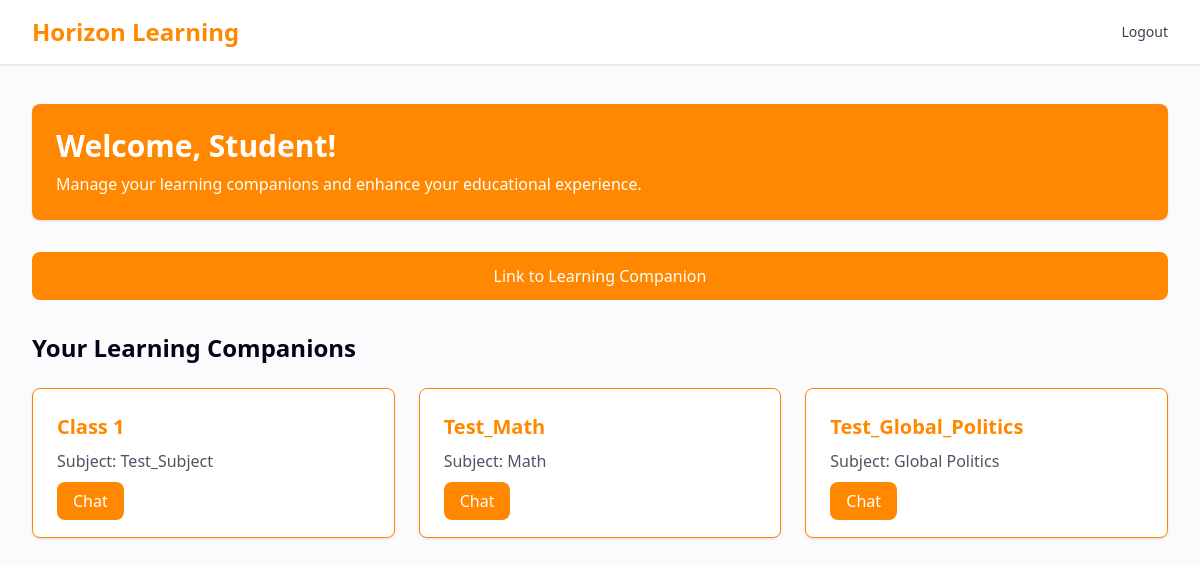
The app's page /student/dashboard (signed in) with its own data.
### app/models.py (models this page shows, shortened)
class User(db.Model, UserMixin):
    id = db.Column(db.Integer, primary_key=True)
    name = db.Column(db.String(64), nullable=False)
    email = db.Column(db.String(120), unique=True, nullable=False)
    password_hash = db.Column(db.String(128), nullable=False)
    role = db.Column(db.String(10), nullable=False)  # 'admin', 'teacher', 'student'
    school_name = db.Column(db.String(128), nullable=True)
    learning_companions = db.relationship('LearningCompanion', backref='teacher', lazy=True)
    class_code = db.Column(db.String(10), nullable=True)
    learning_companions = db.relationship('LearningCompanion', secondary=student_learning_companion, backref='students')
    def is_student(self):
        return self.role == 'student'

class LearningCompanion(db.Model):
    id = db.Column(db.Integer, primary_key=True)
    class_name = db.Column(db.String(64), nullable=False)
    subject = db.Column(db.String(64), nullable=False)
    instructions = db.Column(db.Text, nullable=True)
    class_code = db.Column(db.String(10), unique=True, nullable=False, default=lambda: generate_class_code())
    teacher_id = db.Column(db.Integer, db.ForeignKey('user.id'), nullable=False)
    bot_id = db.Column(db.Integer, db.ForeignKey('bot.id'), nullable=False)
    materials = db.relationship('Material', secondary=learning_companion_material, backref='learning_companions')

### app/routes.py (the view)
@auth.route('/student/dashboard')
@login_required
def student_dashboard():
    if not current_user.is_student():
        flash('Access denied.', 'danger')
        return redirect(url_for('auth.login'))
    companions = current_user.learning_companions
    return render_template('student_dashboard.html', companions=companions)

### app/routes.py (called while the page is built)
@login.user_loader
def load_user(user_id):
    return User.query.get(int(user_id))

### app/templates/student_dashboard.html (shortened to what this page needs)
<!DOCTYPE html>
<html lang="en">
<head>
    <script src="https://cdn.tailwindcss.com"></script>
</head>
<body class="bg-[#fbfbfe] text-[#040316]">
    <nav class="bg-white shadow">
        <div class="max-w-7xl mx-auto px-4 sm:px-6 lg:px-8">
            <div class="flex justify-between h-16">
                <div class="flex">
                    <a href="{{ url_for('auth.home') }}" class="flex-shrink-0 flex items-center text-2xl font-bold text-[#ff8800]">
                        Horizon Learning
                    </a>
                </div>
                <div class="flex items-center">
                    <a href="{{ url_for('auth.logout') }}" class="text-sm font-medium text-gray-700 hover:text-[#ff8800]">Logout</a>
                </div>
            </div>
        </div>
    </nav>
    <main class="max-w-7xl mx-auto py-10 sm:px-6 lg:px-8">
        <div class="bg-[#ff8800] shadow rounded-lg p-6 mb-8 text-white">
            <h1 class="text-3xl font-bold">Welcome, {{ current_user.name }}!</h1>
            <p class="mt-2">Manage your learning companions and enhance your educational experience.</p>
        </div>
        <div class="mb-8">
            <button
                onclick="toggleLinkSection()"
                class="w-full bg-[#ff8800] text-white py-3 px-4 rounded-lg hover:bg-[#fb9b22] transition-colors duration-300"
            >
                Link to Learning Companion
            </button>
        </div>
        <div>
            <h2 class="text-2xl font-semibold mb-6">Your Learning Companions</h2>
            {% if companions %}
                <div class="grid grid-cols-1 sm:grid-cols-2 lg:grid-cols-3 gap-6">
                    {% for companion in companions %}
                        <div class="bg-white shadow rounded-lg p-6 flex flex-col justify-between border border-[#ff8800]">
                            <div>
                                <h3 class="text-xl font-bold text-[#ff8800]">{{ companion.class_name }}</h3>
                                <p class="mt-2 text-gray-600">Subject: {{ companion.subject }}</p>
                            </div>
                            <div class="mt-4">
                                <a href="{{ url_for('auth.chat', companion_id=companion.id) }}" class="w-full bg-[#ff8800] text-white py-2 px-4 rounded-lg hover:bg-[#fb9b22] transition-colors duration-300 text-center">
                                    Chat
                                </a>
                            </div>
                        </div>
                    {% endfor %}
                </div>
            {% else %}
                <div class="bg-white shadow rounded-lg p-6">
                    <p class="text-gray-600">You are not linked to any learning companions yet.</p>
                </div>
            {% endif %}
        </div>
    </main>
</body>
</html>

### records on screen
User: name "Student"
LearningCompanion: class_name "Class 1", subject "Test_Subject"
LearningCompanion: class_name "Test_Math", subject "Math"
LearningCompanion: class_name "Test_Global_Politics", subject "Global Politics"
